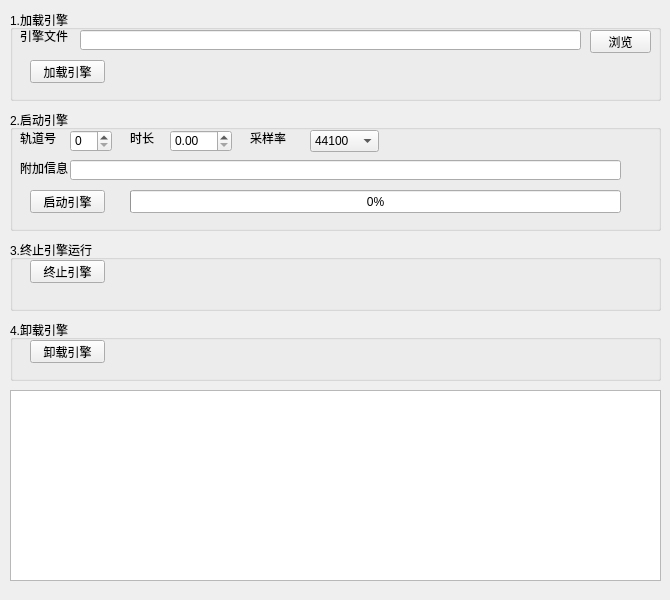
<?xml version="1.0" encoding="UTF-8"?>
<ui version="4.0">
 <class>MainWindow</class>
 <widget class="QMainWindow" name="MainWindow">
  <property name="geometry">
   <rect>
    <x>0</x>
    <y>0</y>
    <width>670</width>
    <height>600</height>
   </rect>
  </property>
  <property name="minimumSize">
   <size>
    <width>670</width>
    <height>600</height>
   </size>
  </property>
  <property name="maximumSize">
   <size>
    <width>670</width>
    <height>600</height>
   </size>
  </property>
  <property name="font">
   <font>
    <family>Microsoft YaHei UI</family>
   </font>
  </property>
  <property name="windowTitle">
   <string>Infinity音频引擎测试平台</string>
  </property>
  <property name="windowIcon">
   <iconset resource="src.qrc">
    <normaloff>:/imags/Infinity LOGO.png</normaloff>:/imags/Infinity LOGO.png</iconset>
  </property>
  <widget class="QWidget" name="centralwidget">
   <widget class="QGroupBox" name="groupBox">
    <property name="geometry">
     <rect>
      <x>10</x>
      <y>10</y>
      <width>651</width>
      <height>91</height>
     </rect>
    </property>
    <property name="title">
     <string>1.加载引擎</string>
    </property>
    <widget class="QLineEdit" name="filepath">
     <property name="geometry">
      <rect>
       <x>70</x>
       <y>20</y>
       <width>501</width>
       <height>20</height>
      </rect>
     </property>
    </widget>
    <widget class="QLabel" name="label">
     <property name="geometry">
      <rect>
       <x>10</x>
       <y>20</y>
       <width>54</width>
       <height>12</height>
      </rect>
     </property>
     <property name="text">
      <string>引擎文件</string>
     </property>
     <property name="buddy">
      <cstring>filepath</cstring>
     </property>
    </widget>
    <widget class="QPushButton" name="openfile">
     <property name="geometry">
      <rect>
       <x>580</x>
       <y>20</y>
       <width>61</width>
       <height>23</height>
      </rect>
     </property>
     <property name="text">
      <string>浏览</string>
     </property>
    </widget>
    <widget class="QPushButton" name="loadengine">
     <property name="geometry">
      <rect>
       <x>20</x>
       <y>50</y>
       <width>75</width>
       <height>23</height>
      </rect>
     </property>
     <property name="text">
      <string>加载引擎</string>
     </property>
    </widget>
   </widget>
   <widget class="QGroupBox" name="groupBox_2">
    <property name="geometry">
     <rect>
      <x>10</x>
      <y>110</y>
      <width>651</width>
      <height>121</height>
     </rect>
    </property>
    <property name="title">
     <string>2.启动引擎</string>
    </property>
    <widget class="QSpinBox" name="track">
     <property name="geometry">
      <rect>
       <x>60</x>
       <y>20</y>
       <width>42</width>
       <height>22</height>
      </rect>
     </property>
    </widget>
    <widget class="QDoubleSpinBox" name="time">
     <property name="geometry">
      <rect>
       <x>160</x>
       <y>20</y>
       <width>62</width>
       <height>22</height>
      </rect>
     </property>
     <property name="maximum">
      <double>999999.000000000000000</double>
     </property>
    </widget>
    <widget class="QLabel" name="label_2">
     <property name="geometry">
      <rect>
       <x>10</x>
       <y>20</y>
       <width>41</width>
       <height>16</height>
      </rect>
     </property>
     <property name="text">
      <string>轨道号</string>
     </property>
     <property name="buddy">
      <cstring>track</cstring>
     </property>
    </widget>
    <widget class="QLabel" name="label_3">
     <property name="geometry">
      <rect>
       <x>120</x>
       <y>20</y>
       <width>41</width>
       <height>16</height>
      </rect>
     </property>
     <property name="text">
      <string>时长</string>
     </property>
     <property name="buddy">
      <cstring>time</cstring>
     </property>
    </widget>
    <widget class="QComboBox" name="fs">
     <property name="geometry">
      <rect>
       <x>300</x>
       <y>20</y>
       <width>69</width>
       <height>22</height>
      </rect>
     </property>
     <item>
      <property name="text">
       <string>44100</string>
      </property>
     </item>
     <item>
      <property name="text">
       <string>48000</string>
      </property>
     </item>
     <item>
      <property name="text">
       <string>96000</string>
      </property>
     </item>
    </widget>
    <widget class="QLabel" name="label_6">
     <property name="geometry">
      <rect>
       <x>240</x>
       <y>20</y>
       <width>41</width>
       <height>16</height>
      </rect>
     </property>
     <property name="text">
      <string>采样率</string>
     </property>
     <property name="buddy">
      <cstring>fs</cstring>
     </property>
    </widget>
    <widget class="QLineEdit" name="ain">
     <property name="geometry">
      <rect>
       <x>60</x>
       <y>50</y>
       <width>551</width>
       <height>20</height>
      </rect>
     </property>
    </widget>
    <widget class="QLabel" name="label_7">
     <property name="geometry">
      <rect>
       <x>10</x>
       <y>50</y>
       <width>51</width>
       <height>16</height>
      </rect>
     </property>
     <property name="text">
      <string>附加信息</string>
     </property>
     <property name="buddy">
      <cstring>ain</cstring>
     </property>
    </widget>
    <widget class="QPushButton" name="start">
     <property name="geometry">
      <rect>
       <x>20</x>
       <y>80</y>
       <width>75</width>
       <height>23</height>
      </rect>
     </property>
     <property name="text">
      <string>启动引擎</string>
     </property>
    </widget>
    <widget class="QProgressBar" name="percent">
     <property name="geometry">
      <rect>
       <x>120</x>
       <y>80</y>
       <width>491</width>
       <height>23</height>
      </rect>
     </property>
     <property name="value">
      <number>0</number>
     </property>
     <property name="alignment">
      <set>Qt::AlignCenter</set>
     </property>
    </widget>
   </widget>
   <widget class="QGroupBox" name="groupBox_3">
    <property name="geometry">
     <rect>
      <x>10</x>
      <y>240</y>
      <width>651</width>
      <height>71</height>
     </rect>
    </property>
    <property name="title">
     <string>3.终止引擎运行</string>
    </property>
    <widget class="QPushButton" name="stop">
     <property name="geometry">
      <rect>
       <x>20</x>
       <y>20</y>
       <width>75</width>
       <height>23</height>
      </rect>
     </property>
     <property name="text">
      <string>终止引擎</string>
     </property>
    </widget>
   </widget>
   <widget class="QGroupBox" name="groupBox_4">
    <property name="geometry">
     <rect>
      <x>10</x>
      <y>320</y>
      <width>651</width>
      <height>61</height>
     </rect>
    </property>
    <property name="title">
     <string>4.卸载引擎</string>
    </property>
    <widget class="QPushButton" name="clean">
     <property name="geometry">
      <rect>
       <x>20</x>
       <y>20</y>
       <width>75</width>
       <height>23</height>
      </rect>
     </property>
     <property name="text">
      <string>卸载引擎</string>
     </property>
    </widget>
   </widget>
   <widget class="QPlainTextEdit" name="Tip">
    <property name="geometry">
     <rect>
      <x>10</x>
      <y>390</y>
      <width>651</width>
      <height>191</height>
     </rect>
    </property>
    <property name="undoRedoEnabled">
     <bool>false</bool>
    </property>
    <property name="readOnly">
     <bool>true</bool>
    </property>
   </widget>
  </widget>
 </widget>
 <resources>
  <include location="src.qrc"/>
 </resources>
 <connections/>
</ui>
